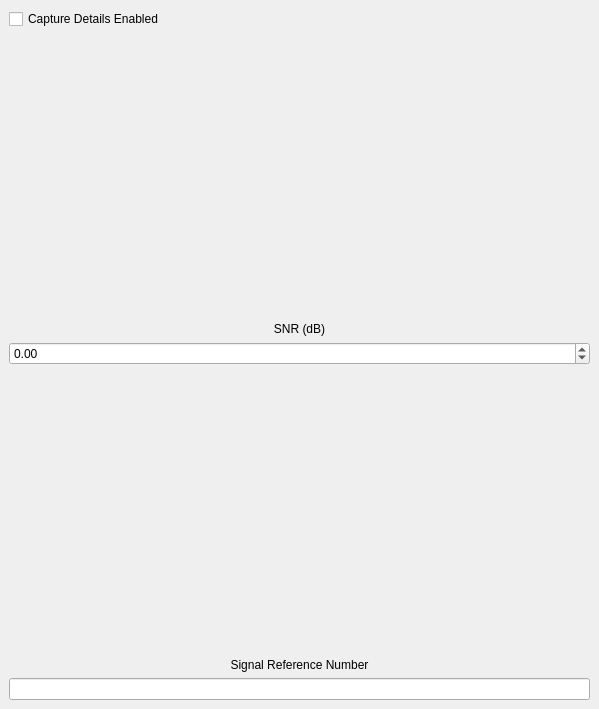
            <widget class="QWidget" name="annotationsCapDetailsTab">
             <attribute name="title">
              <string>Capture Details</string>
             </attribute>
             <widget class="QWidget" name="verticalLayoutWidget_15">
              <property name="geometry">
               <rect>
                <x>9</x>
                <y>9</y>
                <width>581</width>
                <height>691</height>
               </rect>
              </property>
              <layout class="QVBoxLayout" name="verticalLayout_17">
               <item>
                <widget class="QCheckBox" name="annotationCapDetsEnabledCheckbox">
                 <property name="text">
                  <string>Capture Details Enabled</string>
                 </property>
                </widget>
               </item>
               <item>
                <widget class="QLabel" name="detailsSnrDbLabel">
                 <property name="sizePolicy">
                  <sizepolicy hsizetype="Preferred" vsizetype="Preferred">
                   <horstretch>0</horstretch>
                   <verstretch>0</verstretch>
                  </sizepolicy>
                 </property>
                 <property name="text">
                  <string>SNR (dB)</string>
                 </property>
                 <property name="alignment">
                  <set>Qt::AlignBottom|Qt::AlignHCenter</set>
                 </property>
                </widget>
               </item>
               <item>
                <widget class="QDoubleSpinBox" name="detailsSnrDbDoubleSpinBox">
                 <property name="minimum">
                  <double>-100.000000000000000</double>
                 </property>
                 <property name="maximum">
                  <double>300.000000000000000</double>
                 </property>
                </widget>
               </item>
               <item>
                <widget class="QLabel" name="detailsSigRefNumLabel">
                 <property name="sizePolicy">
                  <sizepolicy hsizetype="Preferred" vsizetype="Preferred">
                   <horstretch>0</horstretch>
                   <verstretch>0</verstretch>
                  </sizepolicy>
                 </property>
                 <property name="text">
                  <string>Signal Reference Number</string>
                 </property>
                 <property name="alignment">
                  <set>Qt::AlignBottom|Qt::AlignHCenter</set>
                 </property>
                </widget>
               </item>
               <item>
                <widget class="QLineEdit" name="detailsSigRefNumLineEdit"/>
               </item>
              </layout>
             </widget>
            </widget>
